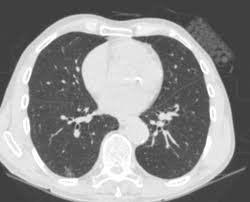
%> input picture 3.jpg, 250 x 202 px
$ octave main_normal.m   (GNU Octave 9; MATLAB toolbox functions it lacks are replaced by stand-ins)
%> lines starting %> are read from the running program, lines starting %| are printed output that depends on the picture
clc
clear all
close all
cd TestImages
[filename, pathname] = uigetfile('*.jpg;*.bmp;*.gif', 'Pick an Image File');
%> the answer given: 3.jpg
    if isequal(filename,0) || isequal(pathname,0)
       warndlg('User pressed cancel');
    else
       disp(['User selected ', fullfile(pathname, filename)]);
       im = imread(filename);
%> im is the input picture: size 202x250x3 uint8; min 49, max 255, mean 141.2

Input=imresize(im,[512 512]);
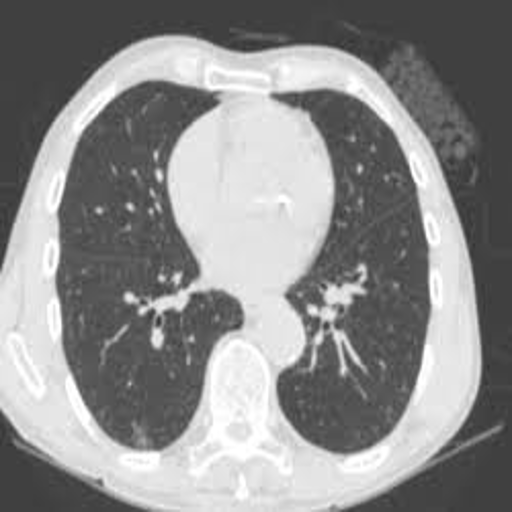
%> Input: size 512x512x3 uint8; min 49, max 255, mean 141.2
Image=Input;
cd ..
[r c p] = size(Input);
%> r = 512; c = 512; p = 3
if p==3
Image=rgb2gray(Image);
end
         imshow(Input);
         title('Test Image');
    end
    helpdlg('Test Image Selected');

     [ll lh hl hh] = dwt2(Image,'db3');
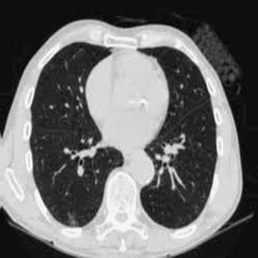
%> ll: size 258x258 double; min 103.7, max 523, mean 280.6; drawn with min black and max white
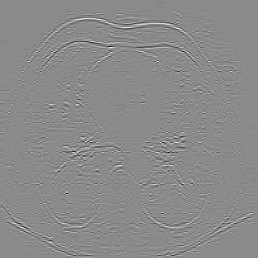
%> lh: size 258x258 double; min -13.85, max 11.63, mean 0.000308; drawn with min black and max white
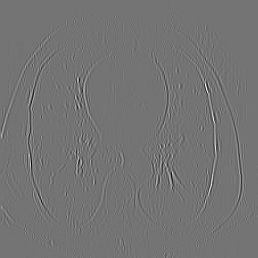
%> hl: size 258x258 double; min -24.5, max 29.3, mean 0; drawn with min black and max white
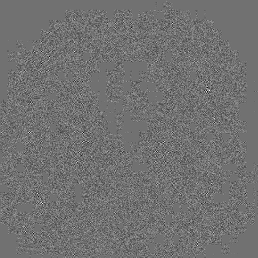
%> hh: size 258x258 double; min -1.93, max 2.4, mean -0.000854; drawn with min black and max white
    s1 = [ll lh;hl hh];
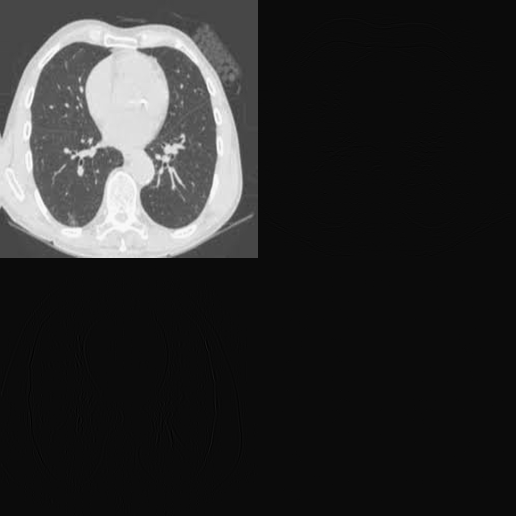
%> s1: size 516x516 double; min -24.5, max 523, mean 70.2; drawn with min black and max white

Min_val = min(min(lh));
%> Min_val = -13.85
Max_val = max(max(lh));
%> Max_val = 11.63
level = round(Max_val - Min_val);
%> level = 25
GLCM = graycomatrix(lh,'GrayLimits',[Min_val Max_val],'NumLevels',level);
stat_feature = graycoprops(GLCM);
%> stat_feature = {Contrast 0.993, Correlation 0.655, Energy 0.29, Homogeneity 0.801}
fea11 = stat_feature.Energy;
%> fea11 = 0.29
fea21 = stat_feature.Contrast;
%> fea21 = 0.993
fea31 = stat_feature.Correlation;
%> fea31 = 0.655
fea41=entropy(lh);
%> fea41 = 3.83
fea51 =mean(mean(lh));
%> fea51 = 0.000308

F1=[fea11 fea21 fea31 fea41 fea51 ];
%> F1 = [0.29 0.993 0.655 3.83 0.000308]

Min_val = min(min(hl));
%> Min_val = -24.5
Max_val = max(max(hl));
%> Max_val = 29.3
level = round(Max_val - Min_val);
%> level = 54
GLCM = graycomatrix(hl,'GrayLimits',[Min_val Max_val],'NumLevels',level);
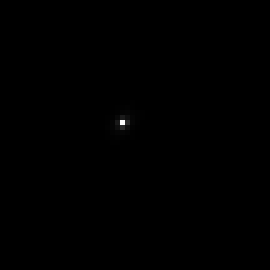
%> GLCM: size 54x54 double (shown 5 times larger); min 0, max 27238, mean 22.7; drawn with min black and max white
stat_feature = graycoprops(GLCM);
%> stat_feature = {Contrast 10.85, Correlation -0.279, Energy 0.185, Homogeneity 0.652}
fea12 = stat_feature.Energy;
%> fea12 = 0.185
fea22 = stat_feature.Contrast;
%> fea22 = 10.85
fea32 = stat_feature.Correlation;
%> fea32 = -0.279
fea42=entropy(hl);
%> fea42 = 3.61
fea52 =mean(mean(hl));
%> fea52 = 0.00496
F2=[fea12 fea22 fea32 fea42 fea52 ];
%> F2 = [0.185 10.85 -0.279 3.61 0.00496]
    Q = [F1 F2]';
%> Q = [0.29; 0.993; 0.655; 3.83; 0.000308; 0.185; 10.85; -0.279; 3.61; 0.00496]
    imshow(s1,[]);
    title('Daubachies Wavelet');
    helpdlg('Wavelet based Energy Features Extracted');

 TT = [];
cd Database
for i = 1 : 30

    % I have chosen the name of each image in databases as a corresponding
    % number. However, it is not mandatory!
    str = int2str(i);
    str = strcat(str,'.jpg');

%> (the run ends here)

$ run again, on Sep13_2019_LoyollaUniv_Non-SmallCellLungCancer.jpg
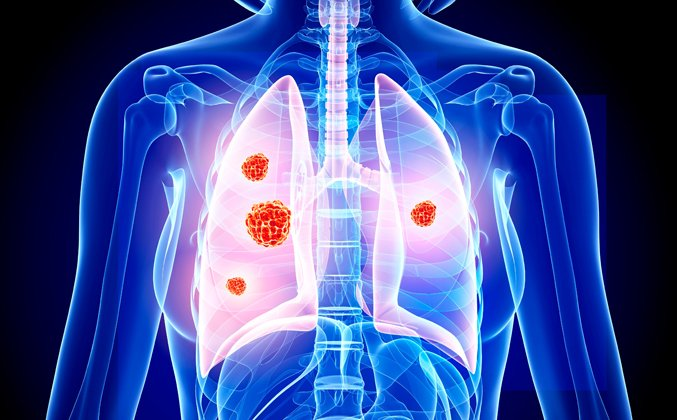
%> input picture Sep13_2019_LoyollaUniv_Non-SmallCellLungCancer.jpg, 677 x 420 px
%> im is the input picture: size 420x677x3 uint8; mean R, G, B 66.1, 83.7, 153.3
%> `[ll lh hl hh] = dwt2(Image,'db3');`:
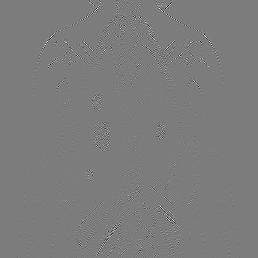
%> hh: size 258x258 double; min -57.19, max 59.72, mean 0; drawn with min black and max white
%> `s1 = [ll lh;hl hh];`:
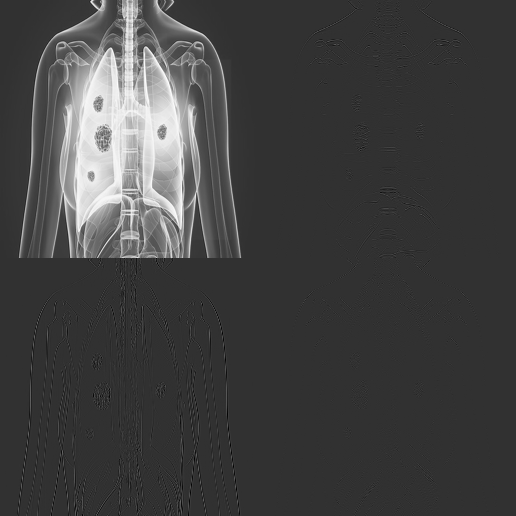
%> s1: size 516x516 double; min -127.4, max 530.7, mean 42.6; drawn with min black and max white
%> `Min_val = min(min(lh));`: Min_val = -87.65
%> `Max_val = max(max(lh));`: Max_val = 101.9
%> `level = round(Max_val - Min_val);`: level = 190
%> `stat_feature = graycoprops(GLCM);`: stat_feature = {Contrast 65.41, Correlation 0.18, Energy 0.152, Homogeneity 0.631}
%> fea11 = 0.152
%> fea21 = 65.41
%> fea31 = 0.18
%> fea41 = 3.4
%> fea51 = -0.0183
%> F1 = [0.152 65.41 0.18 3.4 -0.0183]
%> `Min_val = min(min(hl));`: Min_val = -127.4
%> `Max_val = max(max(hl));`: Max_val = 135.3
%> `level = round(Max_val - Min_val);`: level = 263
%> `stat_feature = graycoprops(GLCM);`: stat_feature = {Contrast 820.7, Correlation -0.489, Energy 0.0766, Homogeneity 0.447}
%> fea12 = 0.0766
%> fea22 = 820.7
%> fea32 = -0.489
%> fea42 = 2.91
%> fea52 = 0.0258
%> F2 = [0.0766 820.7 -0.489 2.91 0.0258]
%> Q = [0.152; 65.41; 0.18; 3.4; -0.0183; 0.0766; 820.7; -0.489; 2.91; 0.0258]

$ run again, on download (2).jpg
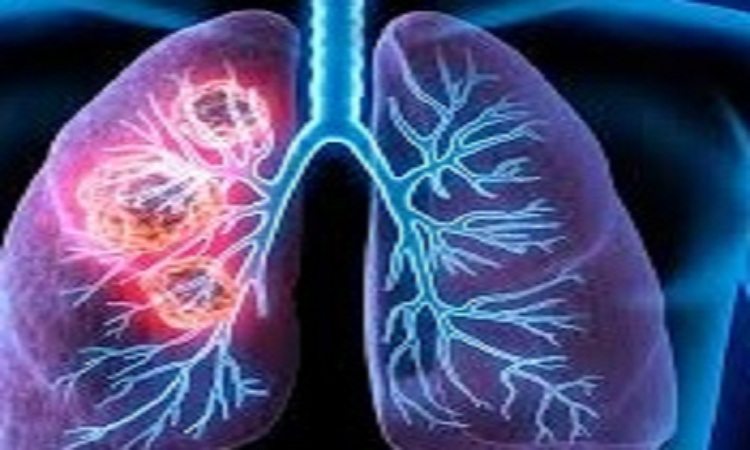
%> input picture download (2).jpg, 750 x 450 px
%> im is the input picture: size 450x750x3 uint8; mean R, G, B 75.2, 79, 123.4
%> `[ll lh hl hh] = dwt2(Image,'db3');`:
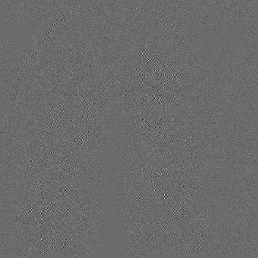
%> hh: size 258x258 double; min -5.82, max 7.95, mean -0.00125; drawn with min black and max white
%> `s1 = [ll lh;hl hh];`:
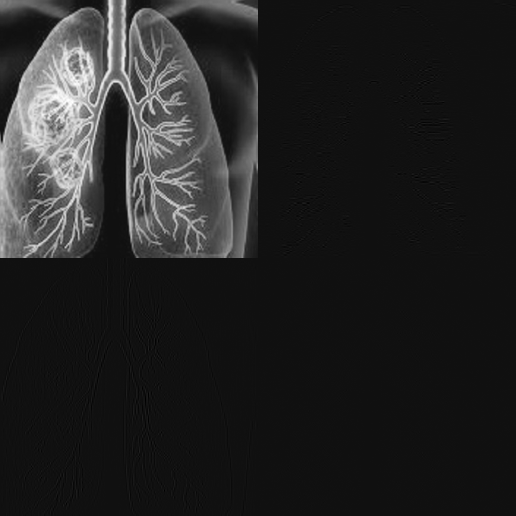
%> s1: size 516x516 double; min -35.29, max 499.9, mean 41.4; drawn with min black and max white
%> `Min_val = min(min(lh));`: Min_val = -34.37
%> `Max_val = max(max(lh));`: Max_val = 29.57
%> `level = round(Max_val - Min_val);`: level = 64
%> `stat_feature = graycoprops(GLCM);`: stat_feature = {Contrast 6.49, Correlation 0.593, Energy 0.0988, Homogeneity 0.632}
%> fea11 = 0.0988
%> fea21 = 6.49
%> fea31 = 0.593
%> fea41 = 3.98
%> fea51 = -0.0117
%> F1 = [0.0988 6.49 0.593 3.98 -0.0117]
%> `Min_val = min(min(hl));`: Min_val = -35.29
%> `Max_val = max(max(hl));`: Max_val = 36.06
%> `level = round(Max_val - Min_val);`: level = 71
%> `stat_feature = graycoprops(GLCM);`: stat_feature = {Contrast 41.34, Correlation -0.342, Energy 0.0422, Homogeneity 0.461}
%> fea12 = 0.0422
%> fea22 = 41.34
%> fea32 = -0.342
%> fea42 = 3.52
%> fea52 = -0.00401
%> F2 = [0.0422 41.34 -0.342 3.52 -0.00401]
%> Q = [0.0988; 6.49; 0.593; 3.98; -0.0117; 0.0422; 41.34; -0.342; 3.52; -0.00401]
